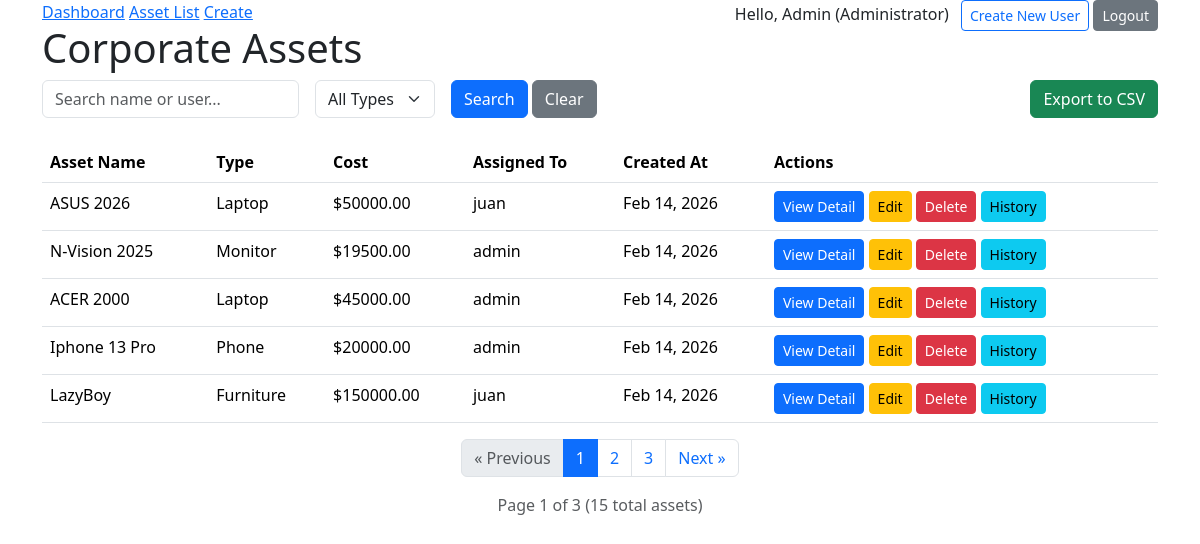
The app's page /list/ (signed in) with its own data.
### assets/models.py (models this page shows, shortened)
class User(AbstractUser):
    ROLE_CHOICES = (
        ('ADMIN', 'Administrator'),
        ('MANAGER', 'Manager'),
        ('EMPLOYEE', 'Employee'),
    )
    role = models.CharField(max_length=20, choices=ROLE_CHOICES, default='EMPLOYEE')
    @property
    def is_manager_or_admin(self):
        return self.role in ['ADMIN', 'MANAGER'] or self.is_superuser

class TimeStampedModel(models.Model):
    created_at = models.DateTimeField(auto_now_add=True)
    updated_at = models.DateTimeField(auto_now=True)
    class Meta:
        abstract = True

class Asset(TimeStampedModel):
    ASSET_TYPES = (
        ('LAPTOP', 'Laptop'),
        ('MONITOR', 'Monitor'),
        ('PHONE', 'Phone'),
        ('FURNITURE', 'Furniture'),
    )
    name = models.CharField(max_length=100)
    asset_type = models.CharField(max_length=20, choices=ASSET_TYPES)
    cost = models.DecimalField(max_digits=10, decimal_places=2)
    assigned_to = models.ForeignKey(User, on_delete=models.SET_NULL, null=True, blank=True, related_name='assets')
    history = HistoricalRecords()

### assets/views.py (the view)
# urls.py: path('list/', AssetListView.as_view(), name='asset-list'),
class AssetListView(LoginRequiredMixin, ListView):
    model = Asset
    template_name = "assets/asset_list.html"
    context_object_name = "assets"
    paginate_by = 5  # Display only 5 assets per page
    def get_queryset(self):
        queryset = Asset.objects.select_related('assigned_to').all()
        asset_type = self.request.GET.get('asset_type')
        search_query = self.request.GET.get('search')
        if asset_type:
            queryset = queryset.filter(asset_type=asset_type)
        if search_query:
            queryset = queryset.filter(
                Q(name__icontains=search_query) |
                Q(assigned_to__username__icontains=search_query)
            )
        return queryset
    def get_context_data(self, **kwargs):
        context = super().get_context_data(**kwargs)
        context['asset_types'] = Asset.ASSET_TYPES
        return context

### assets/templates/assets/asset_list.html (shortened to what this page needs)
{% extends "assets/base.html" %}
{% block content %}
    <h1>Corporate Assets</h1>
    <form method="GET" class="row g-3 mb-4">
        <div class="col-auto">
            <input type="text" name="search" class="form-control" placeholder="Search name or user..." value="{{ request.GET.search }}">
        </div>
        <div class="col-auto">
            <select name="asset_type" class="form-select">
                <option value="">All Types</option>
            </select>
        </div>
        <div class="col-auto">
            <button type="submit" class="btn btn-primary">Search</button>
            <a href="{% url "asset-list" %}" class="btn btn-secondary">Clear</a>
        </div>
        <div class="col-auto ms-auto">
            <a href="{% url 'export-assets-csv' %}" class="btn btn-success">
                Export to CSV
            </a>
        </div>
    </form>
    <table class="table">
        <thead>
            <tr>
                <th>Asset Name</th>
                <th>Type</th>
                <th>Cost</th>
                <th>Assigned To</th>
                <th>Created At</th>
                <th>Actions</th>
            </tr>
        </thead>
        <tbody>
            {% for asset in assets %}
            <tr>
                <td>{{ asset.name }}</td>
                <td>{{ asset.get_asset_type_display }}</td>
                <td>${{ asset.cost }}</td>
                <td>
                    {% if asset.assigned_to %}
                        {{ asset.assigned_to.username }}
                    {% else %}
                        <span style="color:red">Unassigned</span>
                    {% endif %}
                </td>
                <td>{{ asset.created_at|date:"M d, Y" }}</td>
                <td>
                    <a href="{% url 'asset-detail' asset.pk %}" class="btn btn-sm btn-primary">View Detail</a>
                    {% if user.is_manager_or_admin %}
                        <a href="{% url "asset-update" asset.pk %}" class="btn btn-warning btn-sm">Edit</a>
                        <a href="{% url "asset-delete" asset.pk %}" class="btn btn-danger btn-sm">Delete</a>
                        <a href="{% url 'asset-history' asset.pk %}" class="btn btn-sm btn-info">History</a>
                    {% endif %}
                </td>
            </tr>
            {% endfor %}
        </tbody>
    </table>
    {% if is_paginated %}
    <nav aria-label="Asset list pagination">
        <ul class="pagination justify-content-center">
            {% if page_obj.has_previous %}
                <li class="page-item">
                    <a class="page-link" href="?page={{ page_obj.previous_page_number }}&search={{ request.GET.search }}&asset_type={{ request.GET.asset_type }}">
                        &laquo; Previous
                    </a>
                </li>
            {% else %}
                <li class="page-item disabled">
                    <span class="page-link">&laquo; Previous</span>
                </li>
            {% endif %}
            {% for num in page_obj.paginator.page_range %}
                {% if page_obj.number == num %}
                    <li class="page-item active" aria-current="page">
                        <span class="page-link">{{ num }}</span>
                    </li>
                {% else %}
                    <li class="page-item">
                        <a class="page-link" href="?page={{ num }}&search={{ request.GET.search }}&asset_type={{ request.GET.asset_type }}">{{ num }}</a>
                    </li>
                {% endif %}
            {% endfor %}
            {% if page_obj.has_next %}
                <li class="page-item">
                    <a class="page-link" href="?page={{ page_obj.next_page_number }}&search={{ request.GET.search }}&asset_type={{ request.GET.asset_type }}">
                        Next &raquo;
                    </a>
                </li>
            {% else %}
                <li class="page-item disabled">
                    <span class="page-link">Next &raquo;</span>
                </li>
            {% endif %}
        </ul>
    </nav>
    <p class="text-center text-muted">
        Page {{ page_obj.number }} of {{ page_obj.paginator.num_pages }}
        ({{ page_obj.paginator.count }} total assets)
    </p>
    {% endif %}
{% endblock %}

### assets/templates/assets/base.html (shortened to what this page needs)
<!DOCTYPE html>
<html>
<head>
    <link href="https://cdn.jsdelivr.net/npm/bootstrap@5.3.8/dist/css/bootstrap.min.css" rel="stylesheet">
</head>
<body class="container">
    <nav>
        <a href="{% url 'dashboard' %}">Dashboard</a>
        <a href="{% url 'asset-list' %}">Asset List</a>
        <a href="{% url 'asset-create' %}">Create</a>
        <div style="float:right">
            {% if user.is_authenticated %}
                <span>Hello, {{ user.username }} ({{ user.get_role_display }})</span>
                {% if user.is_manager_or_admin %}
                    <a href="{% url "register" %}" class="btn btn-outline-primary btn-sm ms-2">Create New User</a>
                {% endif %}
                <form action="{% url "logout" %}" method="post" style="display:inline">
                    <button type="submit" class="btn btn-secondary btn-sm">Logout</button>
                </form>
            {% else %}
                <a href="{% url 'login' %}" class="btn btn-primary btn-sm">Login</a>
            {% endif %}
        </div>
    </nav>
    {% block content %}{% endblock %}
</body>
</html>

### records on screen
User: username "Admin", role "Administrator"
Asset: name "ASUS 2026", asset_type "Laptop", cost "50000.00", assigned_to.username "juan", created_at "Feb 14, 2026"
Asset: name "N-Vision 2025", asset_type "Monitor", cost "19500.00", assigned_to.username "admin", created_at "Feb 14, 2026"
Asset: name "ACER 2000", asset_type "Laptop", cost "45000.00", assigned_to.username "admin", created_at "Feb 14, 2026"
Asset: name "Iphone 13 Pro", asset_type "Phone", cost "20000.00", assigned_to.username "admin", created_at "Feb 14, 2026"
Asset: name "LazyBoy", asset_type "Furniture", cost "150000.00", assigned_to.username "juan", created_at "Feb 14, 2026"

### other values on screen
{{ num }} "1"
{{ num }} "2" "3"
{{ page_obj.number }} "1"
{{ page_obj.paginator.num_pages }} "3"
{{ page_obj.paginator.count }} "15"
